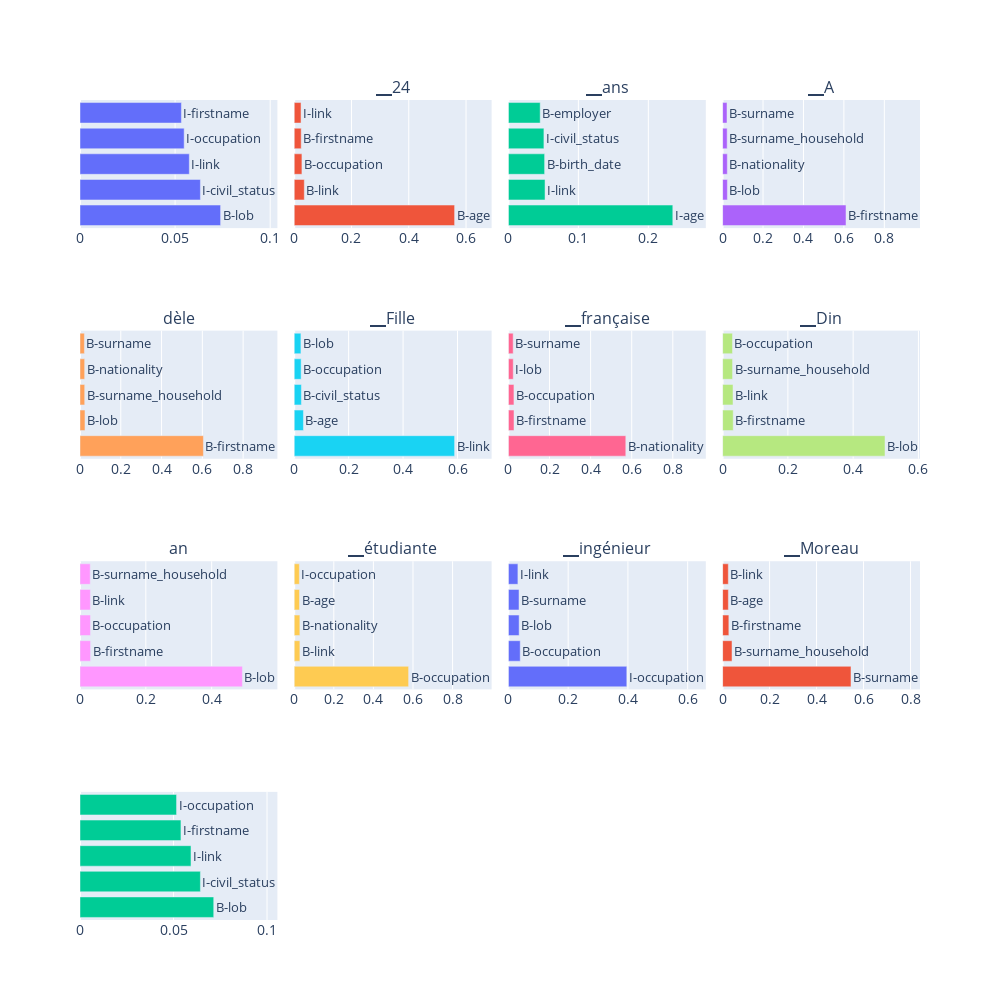

Notebook code for this chart:
### Code cell
# Assuming tokenizer, inputs, torch, probas, and id2tag are defined
tokens = tokenizer.convert_ids_to_tokens(inputs['input_ids'][0])
N = len(tokens)
cols_per_row = 4
rows = -(-N // cols_per_row)

fig = make_subplots(rows=rows, cols=cols_per_row, subplot_titles=tokens, horizontal_spacing=0.02)

for token_index in range(N):
    top_categories = torch.topk(probas[0, token_index, :], 5).indices.tolist()
    top_probs = torch.topk(probas[0, token_index, :], 5).values.tolist()
    category_labels = [id2tag[i] for i in top_categories]
    token_name = tokens[token_index]

    row = token_index // cols_per_row + 1
    col = token_index % cols_per_row + 1

    bar = go.Bar(x=top_probs, y=category_labels, orientation='h', name=token_name)
    fig.add_trace(bar, row=row, col=col)

    # Add annotations for each category label at the end of the bars
    for i, (prob, label) in enumerate(zip(top_probs, category_labels)):
        fig.add_annotation(x=prob, y=label, text=label, showarrow=False, xanchor='left', row=row, col=col, font=dict(size=13))

# Hide y-axis labels for all subplots
for r in range(1, rows+1):
    for c in range(1, cols_per_row+1):
        fig.update_yaxes(showticklabels=False, row=r, col=c)
        
fig.update_layout(height=250*rows, width=1000, showlegend=False, font=dict(size=14), title_font_size=16)
fig.show()

### Figure 1 — Plotly figure (JSON) as saved in the notebook; plotly's stock layout.template omitted (floating-point values rounded to 4 significant figures)
{"data": [{"name": "<s>", "orientation": "h", "type": "bar", "x": [0.07392, 0.0633, 0.05748, 0.05477, 0.05331], "xaxis": "x", "y": ["B-lob", "I-civil_status", "I-link", "I-occupation", "I-firstname"], "yaxis": "y"}, {"name": "▁24", "orientation": "h", "type": "bar", "x": [0.5601, 0.03534, 0.027, 0.02446, 0.02389], "xaxis": "x2", "y": ["B-age", "B-link", "B-occupation", "B-firstname", "I-link"], "yaxis": "y2"}, {"name": "▁ans", "orientation": "h", "type": "bar", "x": [0.2349, 0.05236, 0.05176, 0.05077, 0.04543], "xaxis": "x3", "y": ["I-age", "I-link", "B-birth_date", "I-civil_status", "B-employer"], "yaxis": "y3"}, {"name": "▁A", "orientation": "h", "type": "bar", "x": [0.6104, 0.02366, 0.02332, 0.02254, 0.0218], "xaxis": "x4", "y": ["B-firstname", "B-lob", "B-nationality", "B-surname_household", "B-surname"], "yaxis": "y4"}, {"name": "dèle", "orientation": "h", "type": "bar", "x": [0.6052, 0.02441, 0.02304, 0.02293, 0.0216], "xaxis": "x5", "y": ["B-firstname", "B-lob", "B-surname_household", "B-nationality", "B-surname"], "yaxis": "y5"}, {"name": "▁Fille", "orientation": "h", "type": "bar", "x": [0.5892, 0.03395, 0.02641, 0.02546, 0.0247], "xaxis": "x6", "y": ["B-link", "B-age", "B-civil_status", "B-occupation", "B-lob"], "yaxis": "y6"}, {"name": "▁française", "orientation": "h", "type": "bar", "x": [0.5712, 0.02723, 0.02696, 0.02362, 0.02322], "xaxis": "x7", "y": ["B-nationality", "B-firstname", "B-occupation", "I-lob", "B-surname"], "yaxis": "y7"}, {"name": "▁Din", "orientation": "h", "type": "bar", "x": [0.4976, 0.03253, 0.03194, 0.03052, 0.03029], "xaxis": "x8", "y": ["B-lob", "B-firstname", "B-link", "B-surname_household", "B-occupation"], "yaxis": "y8"}, {"name": "an", "orientation": "h", "type": "bar", "x": [0.4933, 0.03204, 0.03183, 0.03165, 0.0311], "xaxis": "x9", "y": ["B-lob", "B-firstname", "B-occupation", "B-link", "B-surname_household"], "yaxis": "y9"}, {"name": "▁étudiante", "orientation": "h", "type": "bar", "x": [0.5778, 0.02867, 0.02856, 0.02678, 0.02613], "xaxis": "x10", "y": ["B-occupation", "B-link", "B-nationality", "B-age", "I-occupation"], "yaxis": "y10"}, {"name": "▁ingénieur", "orientation": "h", "type": "bar", "x": [0.3963, 0.03958, 0.03593, 0.03558, 0.03183], "xaxis": "x11", "y": ["I-occupation", "B-occupation", "B-lob", "B-surname", "I-link"], "yaxis": "y11"}, {"name": "▁Moreau", "orientation": "h", "type": "bar", "x": [0.5465, 0.04011, 0.0266, 0.02454, 0.02433], "xaxis": "x12", "y": ["B-surname", "B-surname_household", "B-firstname", "B-age", "B-link"], "yaxis": "y12"}, {"name": "</s>", "orientation": "h", "type": "bar", "x": [0.0715, 0.06437, 0.05934, 0.05398, 0.05163], "xaxis": "x13", "y": ["B-lob", "I-civil_status", "I-link", "I-firstname", "I-occupation"], "yaxis": "y13"}], "layout": {"annotations": [{"font": {"size": 16}, "showarrow": false, "text": "<s>", "x": 0.1175, "xanchor": "center", "xref": "paper", "y": 1, "yanchor": "bottom", "yref": "paper"}, {"font": {"size": 16}, "showarrow": false, "text": "▁24", "x": 0.3725, "xanchor": "center", "xref": "paper", "y": 1, "yanchor": "bottom", "yref": "paper"}, {"font": {"size": 16}, "showarrow": false, "text": "▁ans", "x": 0.6275, "xanchor": "center", "xref": "paper", "y": 1, "yanchor": "bottom", "yref": "paper"}, {"font": {"size": 16}, "showarrow": false, "text": "▁A", "x": 0.8825, "xanchor": "center", "xref": "paper", "y": 1, "yanchor": "bottom", "yref": "paper"}, {"font": {"size": 16}, "showarrow": false, "text": "dèle", "x": 0.1175, "xanchor": "center", "xref": "paper", "y": 0.7188, "yanchor": "bottom", "yref": "paper"}, {"font": {"size": 16}, "showarrow": false, "text": "▁Fille", "x": 0.3725, "xanchor": "center", "xref": "paper", "y": 0.7188, "yanchor": "bottom", "yref": "paper"}, {"font": {"size": 16}, "showarrow": false, "text": "▁française", "x": 0.6275, "xanchor": "center", "xref": "paper", "y": 0.7188, "yanchor": "bottom", "yref": "paper"}, {"font": {"size": 16}, "showarrow": false, "text": "▁Din", "x": 0.8825, "xanchor": "center", "xref": "paper", "y": 0.7188, "yanchor": "bottom", "yref": "paper"}, {"font": {"size": 16}, "showarrow": false, "text": "an", "x": 0.1175, "xanchor": "center", "xref": "paper", "y": 0.4375, "yanchor": "bottom", "yref": "paper"}, {"font": {"size": 16}, "showarrow": false, "text": "▁étudiante", "x": 0.3725, "xanchor": "center", "xref": "paper", "y": 0.4375, "yanchor": "bottom", "yref": "paper"}, {"font": {"size": 16}, "showarrow": false, "text": "▁ingénieur", "x": 0.6275, "xanchor": "center", "xref": "paper", "y": 0.4375, "yanchor": "bottom", "yref": "paper"}, {"font": {"size": 16}, "showarrow": false, "text": "▁Moreau", "x": 0.8825, "xanchor": "center", "xref": "paper", "y": 0.4375, "yanchor": "bottom", "yref": "paper"}, {"font": {"size": 16}, "showarrow": false, "text": "</s>", "x": 0.1175, "xanchor": "center", "xref": "paper", "y": 0.1562, "yanchor": "bottom", "yref": "paper"}, {"font": {"size": 13}, "showarrow": false, "text": "B-lob", "x": 0.07392, "xanchor": "left", "xref": "x", "y": "B-lob", "yref": "y"}, {"font": {"size": 13}, "showarrow": false, "text": "I-civil_status", "x": 0.0633, "xanchor": "left", "xref": "x", "y": "I-civil_status", "yref": "y"}, {"font": {"size": 13}, "showarrow": false, "text": "I-link", "x": 0.05748, "xanchor": "left", "xref": "x", "y": "I-link", "yref": "y"}, {"font": {"size": 13}, "showarrow": false, "text": "I-occupation", "x": 0.05477, "xanchor": "left", "xref": "x", "y": "I-occupation", "yref": "y"}, {"font": {"size": 13}, "showarrow": false, "text": "I-firstname", "x": 0.05331, "xanchor": "left", "xref": "x", "y": "I-firstname", "yref": "y"}, {"font": {"size": 13}, "showarrow": false, "text": "B-age", "x": 0.5601, "xanchor": "left", "xref": "x2", "y": "B-age", "yref": "y2"}, {"font": {"size": 13}, "showarrow": false, "text": "B-link", "x": 0.03534, "xanchor": "left", "xref": "x2", "y": "B-link", "yref": "y2"}, {"font": {"size": 13}, "showarrow": false, "text": "B-occupation", "x": 0.027, "xanchor": "left", "xref": "x2", "y": "B-occupation", "yref": "y2"}, {"font": {"size": 13}, "showarrow": false, "text": "B-firstname", "x": 0.02446, "xanchor": "left", "xref": "x2", "y": "B-firstname", "yref": "y2"}, {"font": {"size": 13}, "showarrow": false, "text": "I-link", "x": 0.02389, "xanchor": "left", "xref": "x2", "y": "I-link", "yref": "y2"}, {"font": {"size": 13}, "showarrow": false, "text": "I-age", "x": 0.2349, "xanchor": "left", "xref": "x3", "y": "I-age", "yref": "y3"}, {"font": {"size": 13}, "showarrow": false, "text": "I-link", "x": 0.05236, "xanchor": "left", "xref": "x3", "y": "I-link", "yref": "y3"}, {"font": {"size": 13}, "showarrow": false, "text": "B-birth_date", "x": 0.05176, "xanchor": "left", "xref": "x3", "y": "B-birth_date", "yref": "y3"}, {"font": {"size": 13}, "showarrow": false, "text": "I-civil_status", "x": 0.05077, "xanchor": "left", "xref": "x3", "y": "I-civil_status", "yref": "y3"}, {"font": {"size": 13}, "showarrow": false, "text": "B-employer", "x": 0.04543, "xanchor": "left", "xref": "x3", "y": "B-employer", "yref": "y3"}, {"font": {"size": 13}, "showarrow": false, "text": "B-firstname", "x": 0.6104, "xanchor": "left", "xref": "x4", "y": "B-firstname", "yref": "y4"}, {"font": {"size": 13}, "showarrow": false, "text": "B-lob", "x": 0.02366, "xanchor": "left", "xref": "x4", "y": "B-lob", "yref": "y4"}, {"font": {"size": 13}, "showarrow": false, "text": "B-nationality", "x": 0.02332, "xanchor": "left", "xref": "x4", "y": "B-nationality", "yref": "y4"}, {"font": {"size": 13}, "showarrow": false, "text": "B-surname_household", "x": 0.02254, "xanchor": "left", "xref": "x4", "y": "B-surname_household", "yref": "y4"}, {"font": {"size": 13}, "showarrow": false, "text": "B-surname", "x": 0.0218, "xanchor": "left", "xref": "x4", "y": "B-surname", "yref": "y4"}, {"font": {"size": 13}, "showarrow": false, "text": "B-firstname", "x": 0.6052, "xanchor": "left", "xref": "x5", "y": "B-firstname", "yref": "y5"}, {"font": {"size": 13}, "showarrow": false, "text": "B-lob", "x": 0.02441, "xanchor": "left", "xref": "x5", "y": "B-lob", "yref": "y5"}, {"font": {"size": 13}, "showarrow": false, "text": "B-surname_household", "x": 0.02304, "xanchor": "left", "xref": "x5", "y": "B-surname_household", "yref": "y5"}, {"font": {"size": 13}, "showarrow": false, "text": "B-nationality", "x": 0.02293, "xanchor": "left", "xref": "x5", "y": "B-nationality", "yref": "y5"}, {"font": {"size": 13}, "showarrow": false, "text": "B-surname", "x": 0.0216, "xanchor": "left", "xref": "x5", "y": "B-surname", "yref": "y5"}, {"font": {"size": 13}, "showarrow": false, "text": "B-link", "x": 0.5892, "xanchor": "left", "xref": "x6", "y": "B-link", "yref": "y6"}, {"font": {"size": 13}, "showarrow": false, "text": "B-age", "x": 0.03395, "xanchor": "left", "xref": "x6", "y": "B-age", "yref": "y6"}, {"font": {"size": 13}, "showarrow": false, "text": "B-civil_status", "x": 0.02641, "xanchor": "left", "xref": "x6", "y": "B-civil_status", "yref": "y6"}, {"font": {"size": 13}, "showarrow": false, "text": "B-occupation", "x": 0.02546, "xanchor": "left", "xref": "x6", "y": "B-occupation", "yref": "y6"}, {"font": {"size": 13}, "showarrow": false, "text": "B-lob", "x": 0.0247, "xanchor": "left", "xref": "x6", "y": "B-lob", "yref": "y6"}, {"font": {"size": 13}, "showarrow": false, "text": "B-nationality", "x": 0.5712, "xanchor": "left", "xref": "x7", "y": "B-nationality", "yref": "y7"}, {"font": {"size": 13}, "showarrow": false, "text": "B-firstname", "x": 0.02723, "xanchor": "left", "xref": "x7", "y": "B-firstname", "yref": "y7"}, {"font": {"size": 13}, "showarrow": false, "text": "B-occupation", "x": 0.02696, "xanchor": "left", "xref": "x7", "y": "B-occupation", "yref": "y7"}, {"font": {"size": 13}, "showarrow": false, "text": "I-lob", "x": 0.02362, "xanchor": "left", "xref": "x7", "y": "I-lob", "yref": "y7"}, {"font": {"size": 13}, "showarrow": false, "text": "B-surname", "x": 0.02322, "xanchor": "left", "xref": "x7", "y": "B-surname", "yref": "y7"}, {"font": {"size": 13}, "showarrow": false, "text": "B-lob", "x": 0.4976, "xanchor": "left", "xref": "x8", "y": "B-lob", "yref": "y8"}, {"font": {"size": 13}, "showarrow": false, "text": "B-firstname", "x": 0.03253, "xanchor": "left", "xref": "x8", "y": "B-firstname", "yref": "y8"}, {"font": {"size": 13}, "showarrow": false, "text": "B-link", "x": 0.03194, "xanchor": "left", "xref": "x8", "y": "B-link", "yref": "y8"}, {"font": {"size": 13}, "showarrow": false, "text": "B-surname_household", "x": 0.03052, "xanchor": "left", "xref": "x8", "y": "B-surname_household", "yref": "y8"}, {"font": {"size": 13}, "showarrow": false, "text": "B-occupation", "x": 0.03029, "xanchor": "left", "xref": "x8", "y": "B-occupation", "yref": "y8"}, {"font": {"size": 13}, "showarrow": false, "text": "B-lob", "x": 0.4933, "xanchor": "left", "xref": "x9", "y": "B-lob", "yref": "y9"}, {"font": {"size": 13}, "showarrow": false, "text": "B-firstname", "x": 0.03204, "xanchor": "left", "xref": "x9", "y": "B-firstname", "yref": "y9"}, {"font": {"size": 13}, "showarrow": false, "text": "B-occupation", "x": 0.03183, "xanchor": "left", "xref": "x9", "y": "B-occupation", "yref": "y9"}, {"font": {"size": 13}, "showarrow": false, "text": "B-link", "x": 0.03165, "xanchor": "left", "xref": "x9", "y": "B-link", "yref": "y9"}, {"font": {"size": 13}, "showarrow": false, "text": "B-surname_household", "x": 0.0311, "xanchor": "left", "xref": "x9", "y": "B-surname_household", "yref": "y9"}, {"font": {"size": 13}, "showarrow": false, "text": "B-occupation", "x": 0.5778, "xanchor": "left", "xref": "x10", "y": "B-occupation", "yref": "y10"}, {"font": {"size": 13}, "showarrow": false, "text": "B-link", "x": 0.02867, "xanchor": "left", "xref": "x10", "y": "B-link", "yref": "y10"}, {"font": {"size": 13}, "showarrow": false, "text": "B-nationality", "x": 0.02856, "xanchor": "left", "xref": "x10", "y": "B-nationality", "yref": "y10"}, {"font": {"size": 13}, "showarrow": false, "text": "B-age", "x": 0.02678, "xanchor": "left", "xref": "x10", "y": "B-age", "yref": "y10"}, {"font": {"size": 13}, "showarrow": false, "text": "I-occupation", "x": 0.02613, "xanchor": "left", "xref": "x10", "y": "I-occupation", "yref": "y10"}, {"font": {"size": 13}, "showarrow": false, "text": "I-occupation", "x": 0.3963, "xanchor": "left", "xref": "x11", "y": "I-occupation", "yref": "y11"}, {"font": {"size": 13}, "showarrow": false, "text": "B-occupation", "x": 0.03958, "xanchor": "left", "xref": "x11", "y": "B-occupation", "yref": "y11"}, {"font": {"size": 13}, "showarrow": false, "text": "B-lob", "x": 0.03593, "xanchor": "left", "xref": "x11", "y": "B-lob", "yref": "y11"}, {"font": {"size": 13}, "showarrow": false, "text": "B-surname", "x": 0.03558, "xanchor": "left", "xref": "x11", "y": "B-surname", "yref": "y11"}, {"font": {"size": 13}, "showarrow": false, "text": "I-link", "x": 0.03183, "xanchor": "left", "xref": "x11", "y": "I-link", "yref": "y11"}, {"font": {"size": 13}, "showarrow": false, "text": "B-surname", "x": 0.5465, "xanchor": "left", "xref": "x12", "y": "B-surname", "yref": "y12"}, {"font": {"size": 13}, "showarrow": false, "text": "B-surname_household", "x": 0.04011, "xanchor": "left", "xref": "x12", "y": "B-surname_household", "yref": "y12"}, {"font": {"size": 13}, "showarrow": false, "text": "B-firstname", "x": 0.0266, "xanchor": "left", "xref": "x12", "y": "B-firstname", "yref": "y12"}, {"font": {"size": 13}, "showarrow": false, "text": "B-age", "x": 0.02454, "xanchor": "left", "xref": "x12", "y": "B-age", "yref": "y12"}, {"font": {"size": 13}, "showarrow": false, "text": "B-link", "x": 0.02433, "xanchor": "left", "xref": "x12", "y": "B-link", "yref": "y12"}, {"font": {"size": 13}, "showarrow": false, "text": "B-lob", "x": 0.0715, "xanchor": "left", "xref": "x13", "y": "B-lob", "yref": "y13"}, {"font": {"size": 13}, "showarrow": false, "text": "I-civil_status", "x": 0.06437, "xanchor": "left", "xref": "x13", "y": "I-civil_status", "yref": "y13"}, {"font": {"size": 13}, "showarrow": false, "text": "I-link", "x": 0.05934, "xanchor": "left", "xref": "x13", "y": "I-link", "yref": "y13"}, {"font": {"size": 13}, "showarrow": false, "text": "I-firstname", "x": 0.05398, "xanchor": "left", "xref": "x13", "y": "I-firstname", "yref": "y13"}, {"font": {"size": 13}, "showarrow": false, "text": "I-occupation", "x": 0.05163, "xanchor": "left", "xref": "x13", "y": "I-occupation", "yref": "y13"}], "font": {"size": 14}, "height": 1000, "showlegend": false, "title": {"font": {"size": 16}}, "width": 1000, "xaxis": {"anchor": "y", "domain": [0, 0.235]}, "xaxis10": {"anchor": "y10", "domain": [0.255, 0.49]}, "xaxis11": {"anchor": "y11", "domain": [0.51, 0.745]}, "xaxis12": {"anchor": "y12", "domain": [0.765, 1.0]}, "xaxis13": {"anchor": "y13", "domain": [0, 0.235]}, "xaxis14": {"anchor": "y14", "domain": [0.255, 0.49]}, "xaxis15": {"anchor": "y15", "domain": [0.51, 0.745]}, "xaxis16": {"anchor": "y16", "domain": [0.765, 1.0]}, "xaxis2": {"anchor": "y2", "domain": [0.255, 0.49]}, "xaxis3": {"anchor": "y3", "domain": [0.51, 0.745]}, "xaxis4": {"anchor": "y4", "domain": [0.765, 1.0]}, "xaxis5": {"anchor": "y5", "domain": [0, 0.235]}, "xaxis6": {"anchor": "y6", "domain": [0.255, 0.49]}, "xaxis7": {"anchor": "y7", "domain": [0.51, 0.745]}, "xaxis8": {"anchor": "y8", "domain": [0.765, 1.0]}, "xaxis9": {"anchor": "y9", "domain": [0, 0.235]}, "yaxis": {"anchor": "x", "domain": [0.8438, 1], "showticklabels": false}, "yaxis10": {"anchor": "x10", "domain": [0.2812, 0.4375], "showticklabels": false}, "yaxis11": {"anchor": "x11", "domain": [0.2812, 0.4375], "showticklabels": false}, "yaxis12": {"anchor": "x12", "domain": [0.2812, 0.4375], "showticklabels": false}, "yaxis13": {"anchor": "x13", "domain": [0, 0.1562], "showticklabels": false}, "yaxis14": {"anchor": "x14", "domain": [0, 0.1562], "showticklabels": false}, "yaxis15": {"anchor": "x15", "domain": [0, 0.1562], "showticklabels": false}, "yaxis16": {"anchor": "x16", "domain": [0, 0.1562], "showticklabels": false}, "yaxis2": {"anchor": "x2", "domain": [0.8438, 1], "showticklabels": false}, "yaxis3": {"anchor": "x3", "domain": [0.8438, 1], "showticklabels": false}, "yaxis4": {"anchor": "x4", "domain": [0.8438, 1], "showticklabels": false}, "yaxis5": {"anchor": "x5", "domain": [0.5625, 0.7188], "showticklabels": false}, "yaxis6": {"anchor": "x6", "domain": [0.5625, 0.7188], "showticklabels": false}, "yaxis7": {"anchor": "x7", "domain": [0.5625, 0.7188], "showticklabels": false}, "yaxis8": {"anchor": "x8", "domain": [0.5625, 0.7188], "showticklabels": false}, "yaxis9": {"anchor": "x9", "domain": [0.2812, 0.4375], "showticklabels": false}}}
